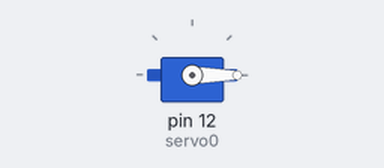
Recording of a sketch running on a simulated Arduino Uno, built with avr-gcc and run on an emulated ATmega328P. Parts: servo.

Above: at 0.05 s.
At 0.9 s:
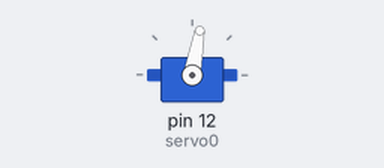
At 1.8 s:
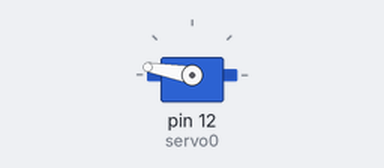
At 3.6 s:
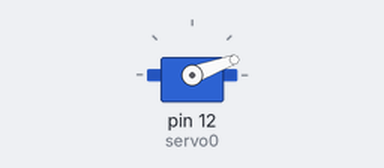
Timing chart, 0 to 8.7 s (numbered marks = the images above):
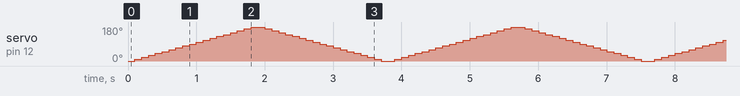

The sketch:

example_2.ino
```cpp
// YOUR CODE STARTS HERE

#include <Servo.h>

Servo servo0;
// create a servo object "servo0"

int pos = 0;
// variable to store the servo position

void setup() {
  servo0.attach(12);
  // attach the servo on pin12 to the servo object
}

void loop() {
  for (pos = 0; pos <= 180; pos += 10) {
    // goes from 0 degrees to 180 degrees
    // each step 10 degrees
    servo0.write(pos);
    // tell servo to go to position in variable 'pos'
    delay(100);
    // waits 100ms for the servo to reach the position
  }
  for (pos = 180; pos >= 0; pos -= 10) {
    // goes from 180 degrees to 0 degrees
    servo0.write(pos);
    delay(100);
  }
}

// YOUR CODE FINISH HERE

// Questions to answer:

// How to include a library in the sketch? What is the difference between
// #include <xxx.h> and #include ”xxx.h”?
// Utilizando la etiqueta #include.
// La diferencia es que #include <class.h> incluye archivos de encabezado del
// estándar Arduino biblioteca (busca el código fuente en el directorio
// arduino/), mientras que #incluye "class.h" incluye archivos de encabezado
// definidos por el programador (busca en el mismo directorio donde se
// encuentra el código fuente).

// In the sketch, which one is the class of the servo motor? Which is the
// object of servo motor?
// 'Servo' es la clase y 'servo0' es el objeto.

// In the sketch, how to use one function provided by the class?
// Creando un objeto de dicha clase (Clase objeto;).

// If you need to control several motors, what changes do you need to make for
// the circuit and for the sketch?
// Necesitaríamos crear más objetos de la misma clase y usar las mismas
// funciones para cada uno de ellos.
```
